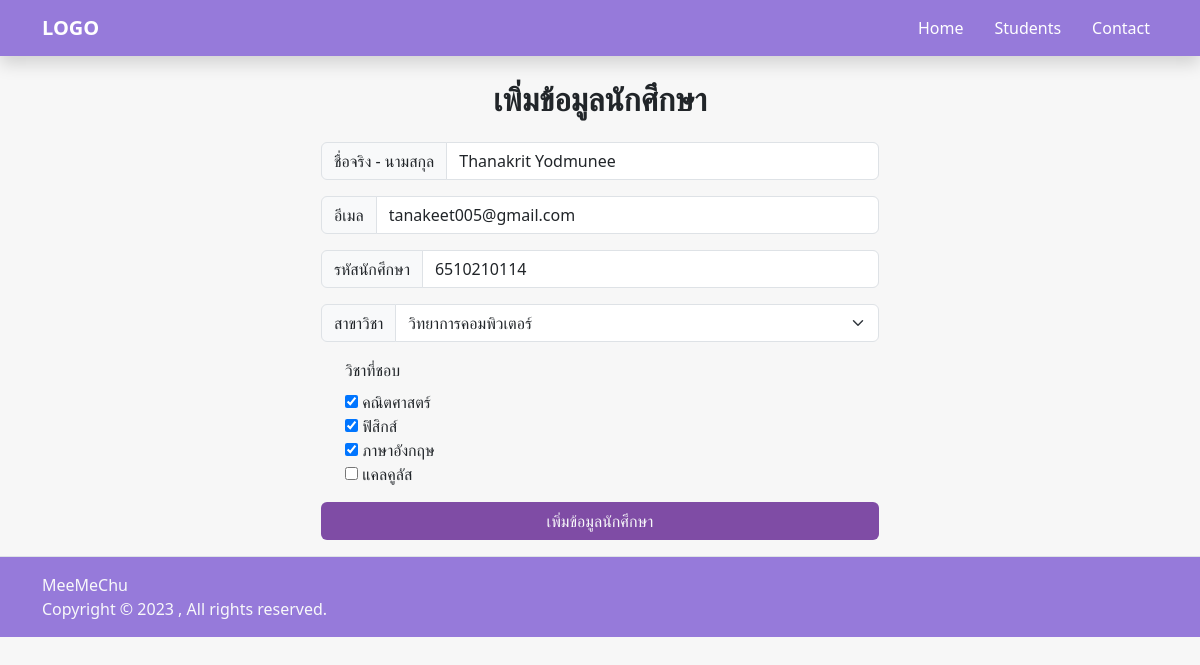
Page /student/edit/15 on the committed database.
### app_students/models.py (models this page shows)
class StudentInfo(models.Model):
    name = models.CharField(max_length=60)
    email = models.EmailField(max_length=60, unique=True)
    psu_id = models.CharField(max_length=11, unique=True)
    division_set = models.ForeignKey(Division, on_delete=models.SET_NULL ,null=True)
    favorite_subject = models.ManyToManyField('FavoriteSub')
    date = models.DateTimeField(auto_now_add=True)

### app_students/views.py (the view, shortened to what this page needs)
# urls.py: path('student/edit/<str:pk>', views.student_edit, name='student_edit'),
def student_edit(request, pk):
    student = StudentInfo.objects.get(id=pk)
    form = StudentModelForm(instance=student)
    context = {'form' : form }
    return render(request, 'app_students/components/student_add.html', context)

### app_students/forms.py
class StudentModelForm(forms.ModelForm):
    division_set = DivisionModelChoiceField(
        queryset = Division.objects.all(),
        required = True,
        widget = forms.Select(attrs= {
            'class' : 'form-select',
        })
    )
    favorite_subject = FavoriteSubMultipleChoiceField(
        queryset = FavoriteSub.objects.all(),
        required = True,
        widget = forms.CheckboxSelectMultiple(attrs= {
            'class' : '',
        })
    )
    class Meta:
        model = StudentInfo
        fields = ['name','email','psu_id','division_set','favorite_subject']
        widgets = {
            'name' : TextInput(attrs={
                'class': "form-control",
                'placeholder': 'John Doe',
            }),
            'email' : EmailInput(attrs={
                'class': "form-control",
                'placeholder': 'example@gmail.com',
            }),
            'psu_id' : TextInput(attrs={
                'class': "form-control",
                'placeholder': 'PSU PASSPORT',
            }),
        }

### app_students/forms.py (called while the page is built)
    def label_from_instance(self, obj):
        return obj.name

    def label_from_instance(self, obj):
        return obj.name

### app_students/templates/app_students/components/student_add.html (shortened to what this page needs)
{% extends 'app_students/base.html' %}
{% load static %}
{% block content %}
    <main>
        <div class="container-sm">
            <div class="text-center pt-4">
                <h2 style="margin-bottom: 0px;"><strong>เพิ่มข้อมูลนักศึกษา</strong></h2>
            </div>
            <div class="d-flex justify-content-center">
                <form action="" method="post" class="w-50 pt-4">
                    <div class="input-group mb-3">
                        <label class="input-group-text">ชื่อจริง - นามสกุล</label>
                        {{ form.name }}
                    </div>
                    <div class="input-group mb-3">
                        <label class="input-group-text">อีเมล</label>
                        {{ form.email }}
                    </div>
                    <div class="input-group mb-3">
                        <label class="input-group-text">รหัสนักศึกษา</label>
                        {{ form.psu_id }}
                    </div>
                    <div class="input-group mb-3">
                        <label class="input-group-text">สาขาวิชา</label>
                        {{ form.division_set }}
                    </div>
                    <div class=" form-check">
                        <label class="form-label">วิชาที่ชอบ</label>
                        {{ form.favorite_subject }}
                    </div>
                    <div class="d-grid gap-2 my-3">
                        <button type="submit" class="btn text-light"
                            style="background-color: #7f4ca5;">เพิ่มข้อมูลนักศึกษา</button>
                    </div>
                </form>
            </div>
        </div>
    </main>
{% endblock %}

### app_students/static/app_students/main.css (style rules this page uses)
:root body { background-color: #f7f7f7; }

### rows in the picture
StudentInfo: name "Thanakrit Yodmunee", email "tanakeet005@gmail.com", psu_id "6510210114", division_set "วิทยาการคอมพิวเตอร์"
